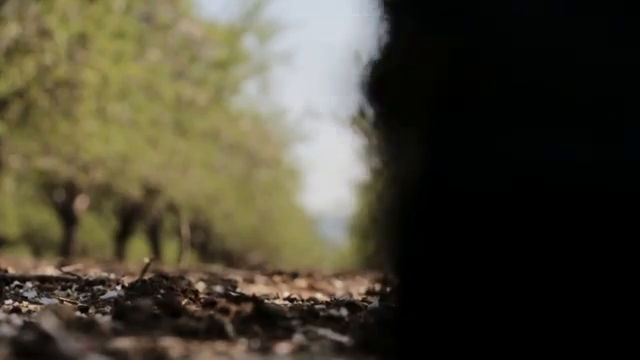
#> input picture frame 30 of auxiliary2022/walk.mp4, 640 x 360 px
$ python thema2.py
#> lines starting #> are read from the running program, lines starting #| are printed output that depends on the picture
#> further down, frame is the input picture: shape (360, 640, 3); mean B, G, R 52.4, 68.4, 73.2
import numpy as np
import cv2

def createMacroblocks(frame, size=16):

    # Υπολογίζουμε νεο πλάτος και υψος για να διαιρειτε σε μπλοκ 16*16
#> called with size = 16
    width = frame.shape[0]
#> width = 360
    newWidth = (width + size) - (width % size)
#> newWidth = 368
    height = frame.shape[1]
#> height = 640
    newHeight = (height + size) - (height % size )
#> newHeight = 656
    defference = ((0, newWidth - width), (0, newHeight - height) , (0, 0))
#> defference = ((0, 8), (0, 16), (0, 0))
    newFrame = np.pad(frame, defference, mode='constant')
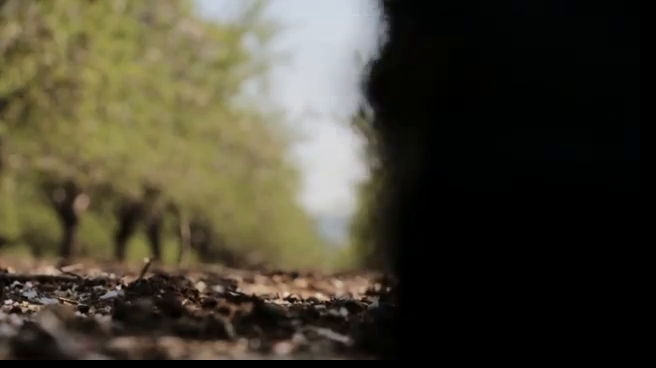
#> newFrame: shape (368, 656, 3); mean B, G, R 50, 65.3, 69.9

    # Δημιουργούμε τα macroblock
    macroblocks = []
    for newWidth_ in range(0, newWidth - size, size):
        row = []
        for newHeight_ in range(0, newHeight - size, size):
            macroblock = newFrame[newWidth_:newWidth_ + size, newHeight_:newHeight_ + size]
            row.append(macroblock)
        macroblocks.append(row)
#> after the loop, macroblocks = 22 items

    return macroblocks


def restoreFrame(macroblocks):
    # Εννόνουμε τα macroblocks για κάθε γραμμή και επιστρέφουμε το καινούργιο πλαίσιο
    rows = []
    for row in macroblocks:
        rows.append(np.concatenate([macroblock for macroblock in row], axis=1))

    frame = np.concatenate([row for row in rows], axis=0)
    return frame

# Φορτώνουμε το βίντεο για επεξεργασία
video = cv2.VideoCapture('walk.mp4')
flag = False
previous= None
counter = 0

while video.isOpened():
    ret, frame = video.read()
    if not ret:
        break

    #Φτιάχνουμε macroblocks μεγέθους 16*16
    Macroblock = createMacroblocks(frame)
#> Macroblock = 22 items

    # Εξερούμε το πρωτο πλαισιο.
    if not flag:
        flag = True
        previous = Macroblock
#> previous = 22 items
        continue

    # Αντικαθηστούμε τα macroblcoks ωστε να εξαφανισουμε το αντικείμενο.
    for i in range(1, 22):
        Macroblock[i] = previous[i]


    newFrame = restoreFrame(Macroblock)
    frameSize = ( newFrame.shape[1],newFrame.shape[0])

    if counter==0:
        out = cv2.VideoWriter('trim_video.avi', cv2.VideoWriter_fourcc(*'XVID'), 20.0, frameSize)
        counter+=1
    else:
        out.write(newFrame)

    cv2.imshow('Original', frame)
    cv2.imshow('Trimmed video', newFrame)

    # Αποθηκέυουμε το προηγούμενο macroblock
    previous = Macroblock
    cv2.waitKey(25)

video.release()
out.release()
cv2.destroyAllWindows()

$ run again, starting later in the video
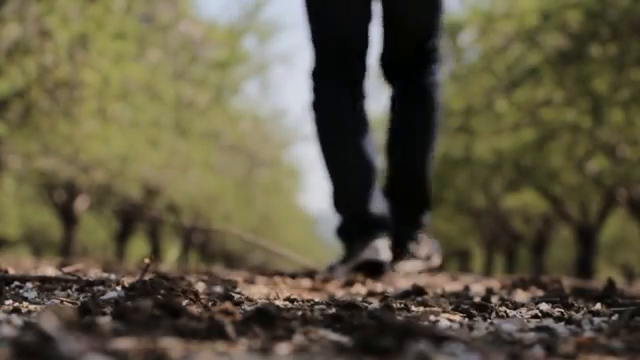
#> input picture frame 135 of auxiliary2022/walk.mp4, 640 x 360 px
#> frame is the input picture: shape (360, 640, 3); mean B, G, R 66.3, 88, 94.8
#> in createMacroblocks, `newFrame = np.pad(frame, defference, mode='constant')`:
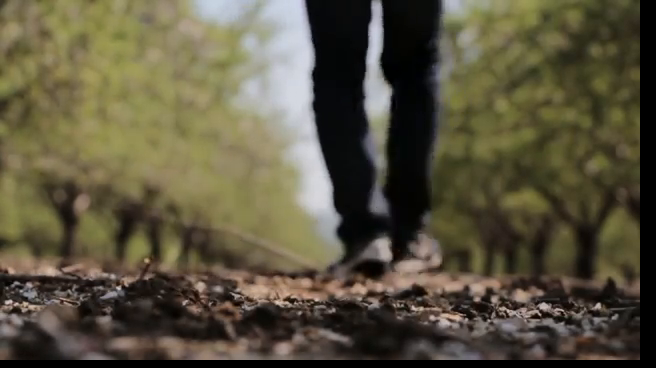
#> newFrame: shape (368, 656, 3); mean B, G, R 63.3, 84, 90.5
#> after the loop in createMacroblocks, `for newWidth_ in range(0, newWidth - size, size):`: macroblocks = 22 items

$ run again, starting later in the video
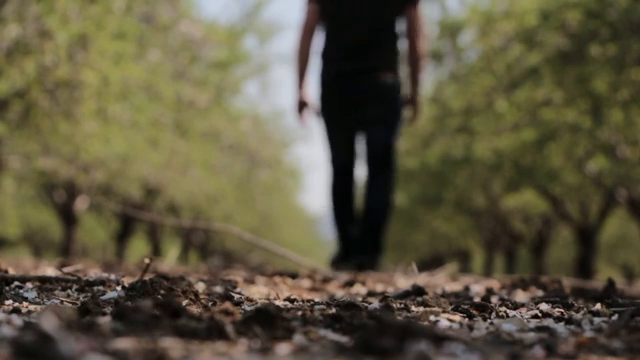
#> input picture frame 240 of auxiliary2022/walk.mp4, 640 x 360 px
#> frame is the input picture: shape (360, 640, 3); mean B, G, R 64.4, 86.9, 93.7
#> in createMacroblocks, `newFrame = np.pad(frame, defference, mode='constant')`:
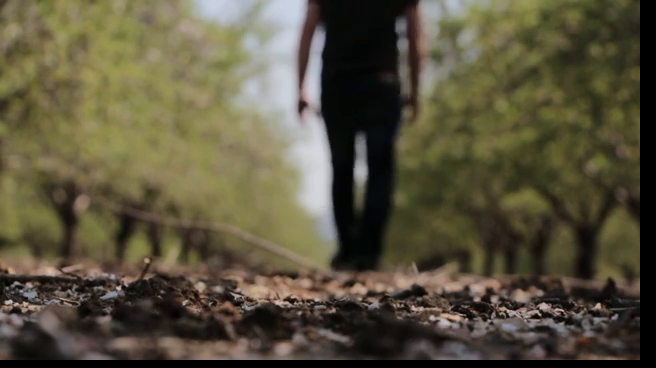
#> newFrame: shape (368, 656, 3); mean B, G, R 61.5, 82.9, 89.4
#> after the loop in createMacroblocks, `for newWidth_ in range(0, newWidth - size, size):`: macroblocks = 22 items
